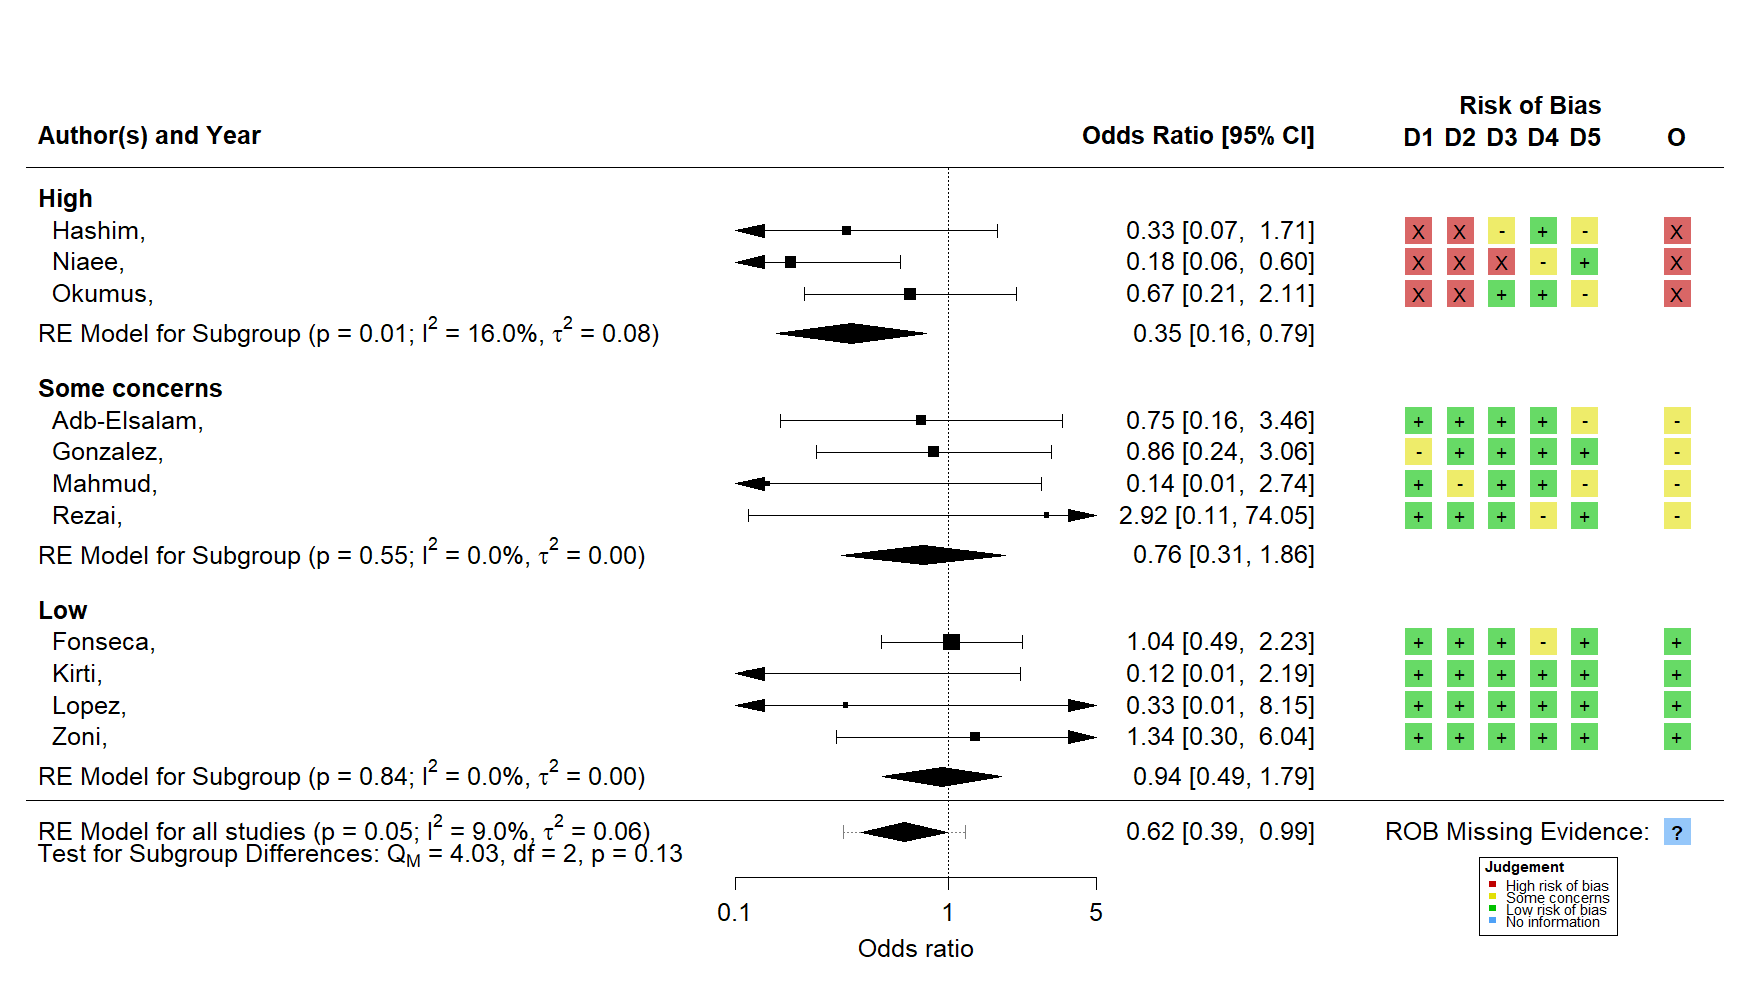

Write R code to recreate this figure.
library(metafor)

dat <- rio::import(here::here("iv_example.csv")) %>%
  janitor::clean_names() %>%
  mutate(result_id = 1:n(), 
         year = "")

dat_rob <-
  rio::import(here::here("iv_example_rob.csv")) %>%
  janitor::clean_names() %>%
  mutate(result_id = 1:n()) %>%
  rename("author" = study)

dat <-
  escalc(
    measure = "OR",
    ai = tpos,
    bi = tneg,
    ci = cpos,
    di = cneg,
    data = dat
  )

res <- metafor::rma(yi, vi, dat = dat)

try(dev.off(), silent = T)

png(
  here::here("iv_example.png"),
  pointsize = 15,
  width = 1750,
  height = 1000,
  res = 100
)

forest_strata_rob(dat,
                  dat_rob,
                  at = log(c(0.1, 1,5)),
                  rob_me = "No info",
                  xlab = "Odds ratio")
dev.off()
